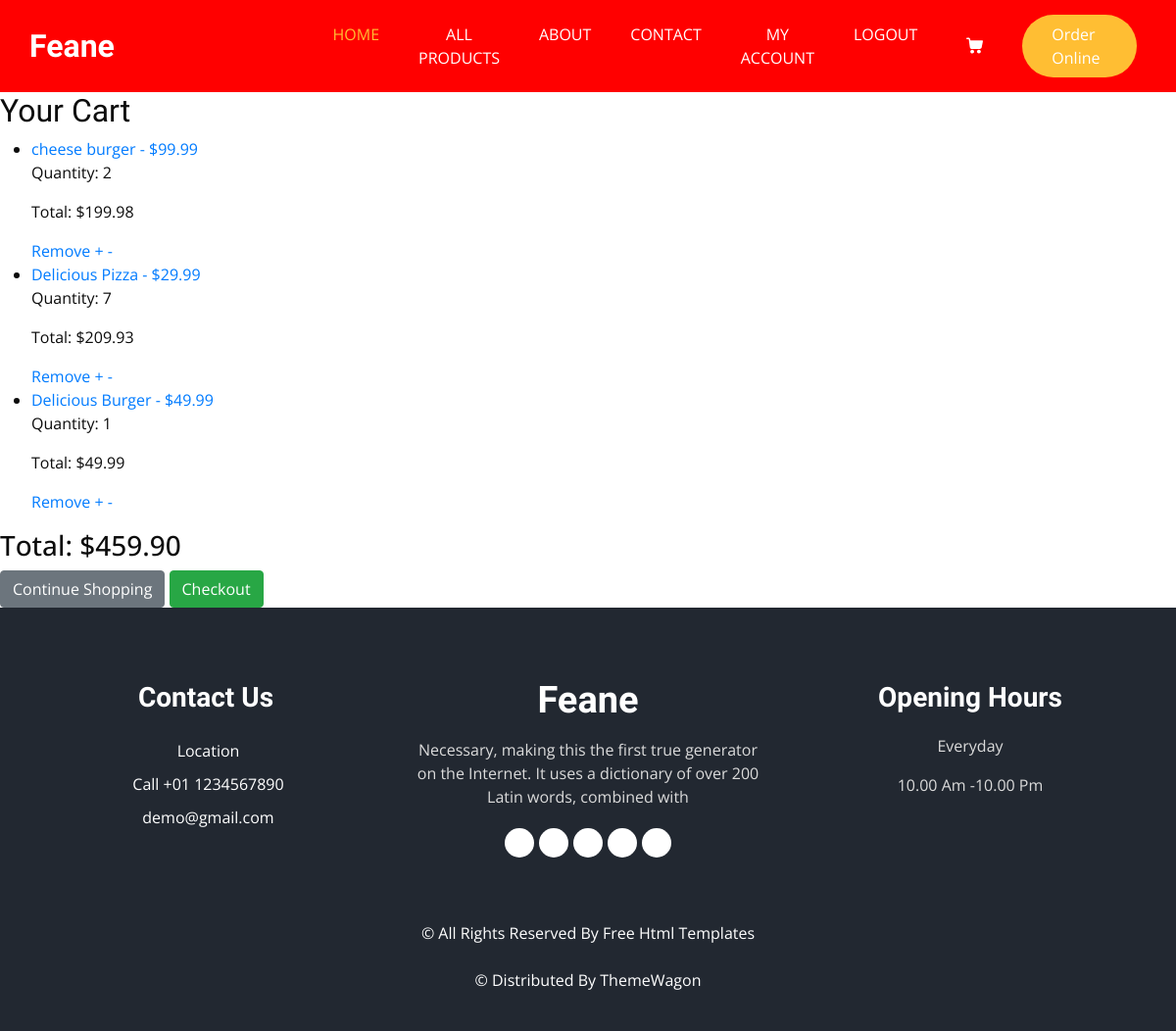
Before: /cart/ (signed in) with the older database file.
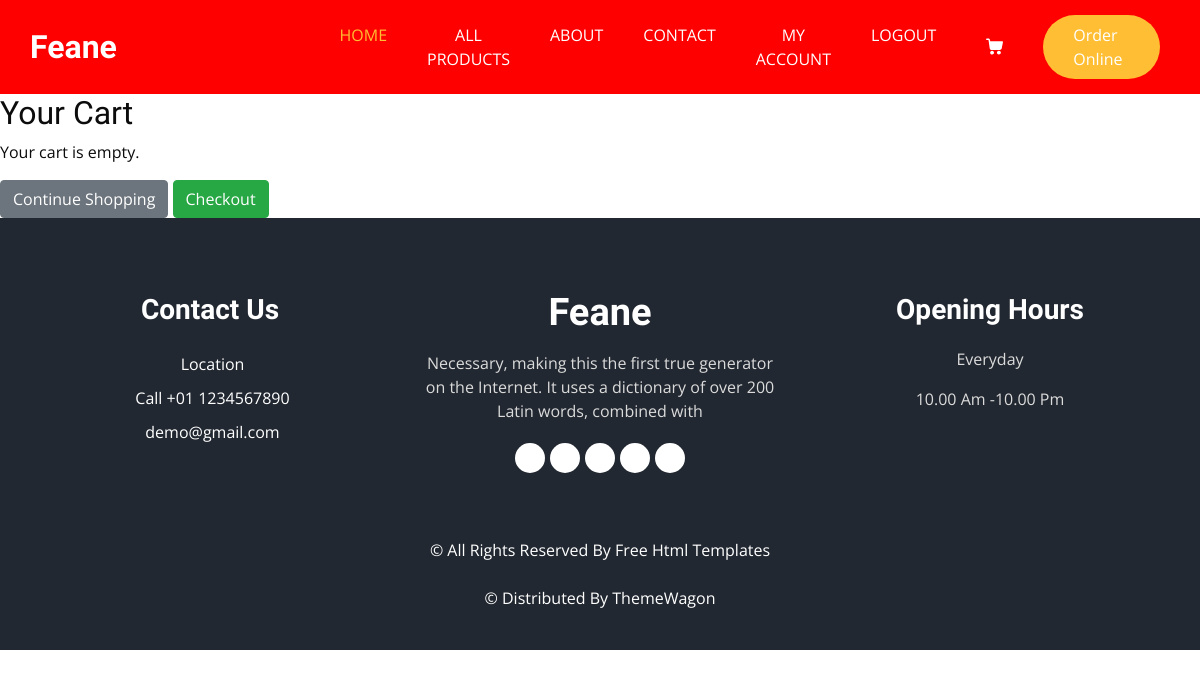
After: the same page with the newer database file.
### ecomm_app/models.py (models this page shows, shortened)
class CartItem(models.Model):
    cart = models.ForeignKey(Cart, related_name='items', on_delete=models.CASCADE)
    product = models.ForeignKey(Product, on_delete=models.CASCADE)
    quantity = models.PositiveIntegerField(default=1)
    @property
    def total_price(self):
        return self.product.price * self.quantity

class Product(models.Model):
    name = models.CharField(max_length=200)
    description = models.TextField()
    price = models.DecimalField(max_digits=10, decimal_places=2)
    image = models.ImageField(upload_to='product_images/', null=True, blank=True)
    category = models.ForeignKey(Category, related_name='products', on_delete=models.CASCADE, null=True, blank=True)
    stock = models.PositiveIntegerField(default=0)  # Field to store the available quantity in stock.

### ecomm_app/views.py (the view)
# urls.py: path('cart/', views.view_cart, name='view_cart'),
@login_required
def view_cart(request):
    cart = Cart.objects.filter(user=request.user).first()
    if cart:
        cart_items = cart.items.all()
        total_price = sum(item.total_price for item in cart_items)
    else:
        cart_items = []
        total_price = 0
    return render(request, 'ecomm/cart.html', {'cart_items': cart_items, 'total_price': total_price})

### ecomm_app/templates/ecomm/cart.html
{% extends "ecomm/base.html" %}
{% load static %}
{% block content %}
    <h2>Your Cart</h2>
    {% if cart_items %}
        <ul>
            {% for item in cart_items %}
                <li>
                    <a href="{% url 'product_detail' item.product.id %}">{{ item.product.name }} - ${{ item.product.price }}</a>
                    <p>Quantity: {{ item.quantity }}</p>
                    <p>Total: ${{ item.total_price }}</p>
                    <a href="{% url 'remove_from_cart' item.id %}">Remove</a>
                    <a href="{% url 'increment_quantity' item.id %}">+</a>
                    <a href="{% url 'decrement_quantity' item.id %}">-</a>
                </li>
            {% endfor %}
        </ul>
        <h3>Total: ${{ total_price }}</h3>
    {% else %}
        <p>Your cart is empty.</p>
    {% endif %}
    <a href="/" class="btn btn-secondary">Continue Shopping</a>
    <a href="{% url 'checkout' %}" class="btn btn-success">Checkout</a>
{% endblock %}

### ecomm_app/templates/ecomm/base.html (shortened to what this page needs)
{% load static %}
<!DOCTYPE html>
<html lang="en">
<head>
  <link href="https://cdn.jsdelivr.net/npm/bootstrap@5.3.0-alpha1/dist/css/bootstrap.min.css" rel="stylesheet">
  <link rel="stylesheet" type="text/css" href="https://cdnjs.cloudflare.com/ajax/libs/OwlCarousel2/2.3.4/assets/owl.carousel.min.css" />
  <link rel="stylesheet" href="https://cdnjs.cloudflare.com/ajax/libs/jquery-nice-select/1.1.0/css/nice-select.min.css" />
  <link rel="stylesheet" href="{% static 'css/font-awesome.min.css.css' %}">
  <link rel="stylesheet" href="{% static 'css/bootstrap.css' %}">
  <link rel="stylesheet" href="{% static 'css/style.css' %}">
  <link rel="stylesheet" href="{% static 'css/responsive.css' %}">
</head>
<body>
        {% include 'ecomm/header.html' %}
        <main>
            {% block content %}{% endblock %}
        </main>
    {% include 'ecomm/footer.html' %}
</body>
</html>

### ecomm_app/templates/ecomm/header.html (shortened to what this page needs)
{% load static %}
<header class="header_section">
    <div class="container">
      <nav class="navbar navbar-expand-lg custom_nav-container ">
        <a class="navbar-brand" href="{% url 'home' %}">
          <span>
            Feane
          </span>
        </a>
        <div class="collapse navbar-collapse" id="navbarSupportedContent">
          <ul class="navbar-nav  mx-auto ">
            <li class="nav-item active">
              <a class="nav-link" href="/">Home <span class="sr-only">(current)</span></a>
            </li>
            <li class="nav-item">
              <a class="nav-link" href="{% url 'product_list' %}">ALL Products</a>
            </li>
            <li class="nav-item">
              <a class="nav-link" href="{% url 'about' %}">About</a>
            </li>
            <li class="nav-item">
              <a class="nav-link" href="{% url 'contact' %}">Contact</a>
            </li>
            {% if user.is_authenticated %}
            <li class="nav-item">
              <a class="nav-link" href="/my-account/">My Account</a>
            </li>
            <li class="nav-item">
              <a class="nav-link" href="/logout/">Logout</a>
            </li>
            {% endif %}
          </ul>
          <div class="user_option">
            {% if user.is_authenticated %}
            <a class="cart_link" href="{% url 'view_cart' %}">
            </a>
            {% endif %}
            <a href="" class="order_online">
              Order Online
            </a>
          </div>
        </div>
      </nav>
    </div>
  </header>

### ecomm_app/templates/ecomm/footer.html (shortened to what this page needs)
<footer class="footer_section">
    <div class="container">
      <div class="row">
        <div class="col-md-4 footer-col">
          <div class="footer_contact">
            <h4>
              Contact Us
            </h4>
            <div class="contact_link_box">
              <a href="">
                <span>
                  Location
                </span>
              </a>
              <a href="">
                <span>
                  Call +01 1234567890
                </span>
              </a>
              <a href="">
                <span>
                  demo@gmail.com
                </span>
              </a>
            </div>
          </div>
        </div>
        <div class="col-md-4 footer-col">
          <div class="footer_detail">
            <a href="{% url 'home' %}" class="footer-logo">
              Feane
            </a>
            <p>
              Necessary, making this the first true generator on the Internet. It uses a dictionary of over 200 Latin words, combined with
            </p>
            <div class="footer_social">
              <a href="">
              </a>
              <a href="">
              </a>
              <a href="">
              </a>
              <a href="">
              </a>
              <a href="">
              </a>
            </div>
          </div>
        </div>
        <div class="col-md-4 footer-col">
          <h4>
            Opening Hours
          </h4>
          <p>
            Everyday
          </p>
          <p>
            10.00 Am -10.00 Pm
          </p>
        </div>
      </div>
      <div class="footer-info">
        <p>
          &copy;  All Rights Reserved By
          <a href="https://html.design/">Free Html Templates</a><br><br>
          &copy;  Distributed By
          <a href="https://themewagon.com/" target="_blank">ThemeWagon</a>
        </p>
      </div>
    </div>
  </footer>

### ecomm_app/static/css/style.css (style rules this page uses)
body { font-family: "Open Sans", sans-serif; color: #0c0c0c; background-color: #ffffff; overflow-x: hidden; }
h1, h2 { font-family: 'Dancing Script', cursive; }
a, a:hover, a:focus { text-decoration: none; }
.btn, .btn:focus { outline: none !important; -webkit-box-shadow: none; box-shadow: none; }
.header_section { padding: 15px 0; background-color: red; }
.navbar-brand { font-family: 'Dancing Script', cursive; }
.navbar-brand span { font-weight: bold; font-size: 32px; color: #ffffff; }
.custom_nav-container { padding: 0; }
.custom_nav-container .navbar-nav { padding-left: 18%; }
.custom_nav-container .navbar-nav .nav-item .nav-link { padding: 5px 20px; color: #ffffff; text-align: center; text-transform: uppercase; border-radius: 5px; -webkit-transition: all 0.3s; transition: all 0.3s; }
.custom_nav-container .navbar-nav .nav-item:hover .nav-link, .custom_nav-container .navbar-nav .nav-item.active .nav-link { color: #ffbe33; }
.user_option { display: -webkit-box; display: -ms-flexbox; display: flex; -webkit-box-align: center; -ms-flex-align: center; align-items: center; }
.user_option a { margin: 0 10px; }
.user_option .cart_link { display: -webkit-box; display: -ms-flexbox; display: flex; -webkit-box-pack: center; -ms-flex-pack: center; justify-content: center; -webkit-box-align: center; -ms-flex-align: center; align-items: center; }
.user_option .cart_link svg { width: 17px; height: auto; fill: #ffffff; margin-bottom: 2px; }
.user_option .order_online { display: inline-block; padding: 8px 30px; background-color: #ffbe33; color: #ffffff; border-radius: 45px; -webkit-transition: all 0.3s; transition: all 0.3s; border: none; }
.footer_section { background-color: #222831; color: #ffffff; padding: 75px 0 40px 0; text-align: center; }
.footer_section h4 { font-size: 28px; }
.footer_section h4, .footer_section .footer-logo { font-weight: 600; margin-bottom: 20px; font-family: 'Dancing Script', cursive; }
.footer_section p { color: #dbdbdb; }
.footer_section .footer-col { margin-bottom: 30px; }
.footer_section .footer_contact .contact_link_box { display: -webkit-box; display: -ms-flexbox; display: flex; -webkit-box-orient: vertical; -webkit-box-direction: normal; -ms-flex-direction: column; flex-direction: column; }
.footer_section .footer_contact .contact_link_box a { margin: 5px 0; color: #ffffff; }
.footer_section .footer-logo { display: block; font-weight: bold; font-size: 38px; line-height: 1; color: #ffffff; }
.footer_section .footer_social { display: -webkit-box; display: -ms-flexbox; display: flex; -webkit-box-pack: center; -ms-flex-pack: center; justify-content: center; margin-top: 20px; margin-bottom: 10px; }
.footer_section .footer_social a { display: -webkit-box; display: -ms-flexbox; display: flex; -webkit-box-pack: center; -ms-flex-pack: center; justify-content: center; -webkit-box-align: center; -ms-flex-align: center; align-items: center; color: #222831; width: 30px; height: 30px; border-radius: 100%; background-color: #ffffff; border-radius: 100%; margin: 0 2.5px; font-size: 18px; }
.footer_section .footer-info { text-align: center; margin-top: 25px; }
.footer_section .footer-info p { color: #ffffff; margin: 0; }
.footer_section .footer-info p a { color: inherit; }

### ecomm_app/static/css/responsive.css (style rules this page uses)
@media (min-width: 1200px) { .container { max-width: 1170px; } }

### ecomm_app/templates/ecomm/base.html (style rules this page uses)
.header_section { padding: 15px 0; background-color: red; }

Changed rows visible on the page:
removed CartItem: product.name "cheese burger", product.price "99.99", quantity "2", total_price "199.98"
removed CartItem: product.name "Delicious Pizza", product.price "29.99", quantity "7", total_price "209.93"
removed CartItem: product.name "Delicious Burger", product.price "49.99", quantity "1", total_price "49.99"
Other visible differences:
{{ total_price }}: "459.90" → (not shown)
text no longer shown: "Total: $"
text now shown: "Your cart is empty."
